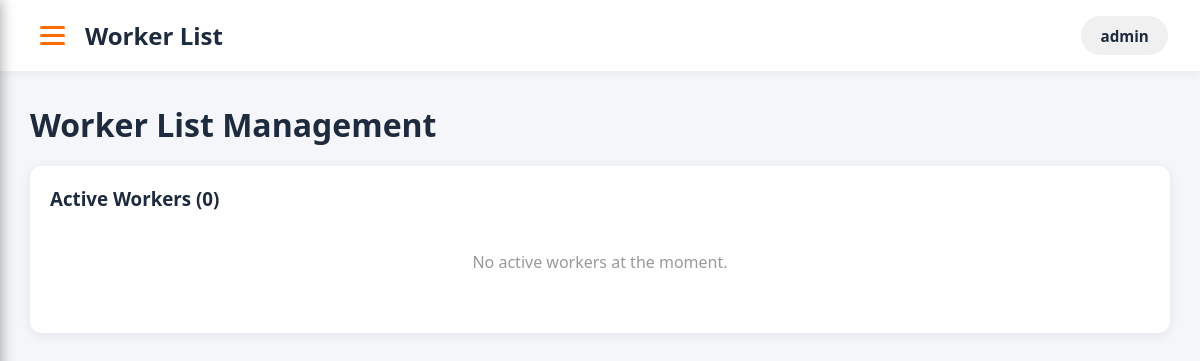
Before: /admin/worker_list.php (signed in) with the older database file.
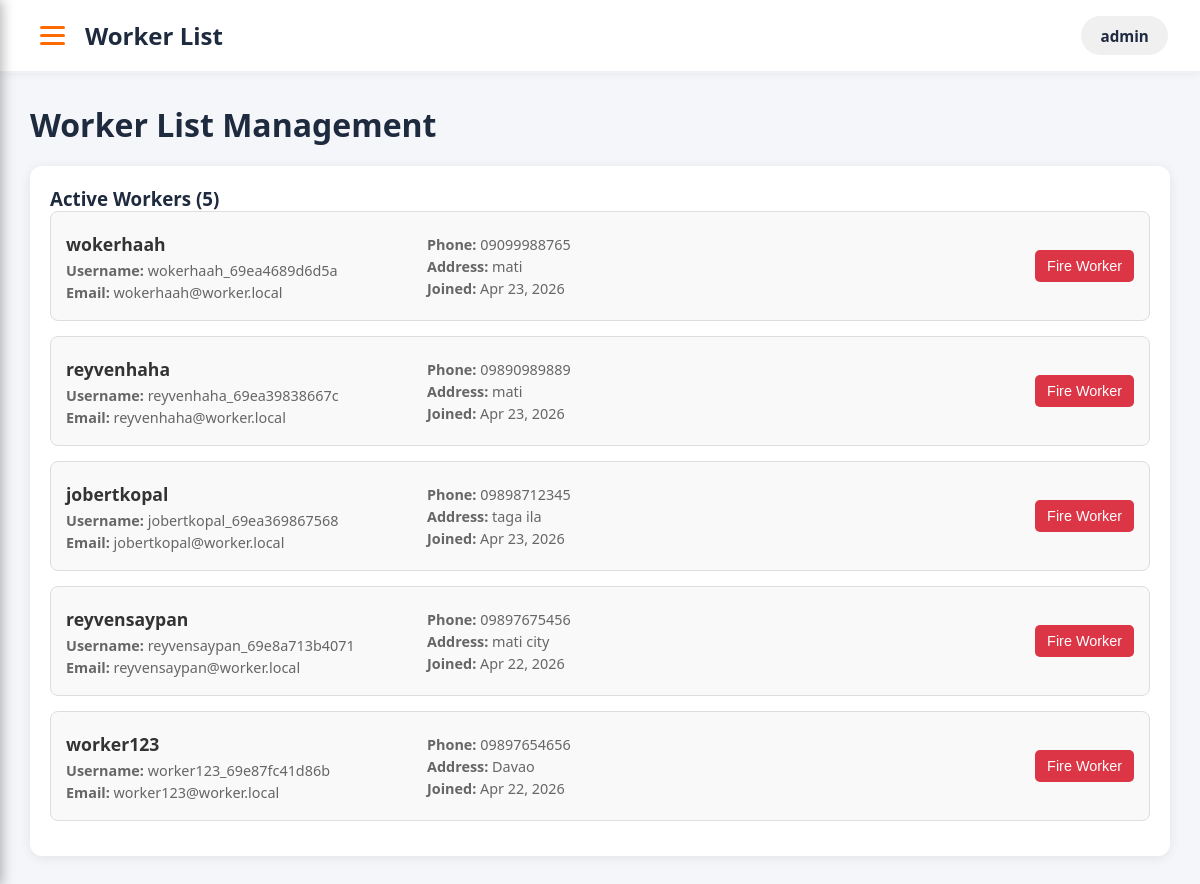
After: the same page with the newer database file.
### tables this page shows
CREATE TABLE `worker_applications` (
  `id` int(11) NOT NULL,
  `user_id` int(11) DEFAULT NULL,
  `full_name` varchar(100) NOT NULL,
  `phone` varchar(20) NOT NULL,
  `address` text NOT NULL,
  `experience` varchar(50) DEFAULT NULL,
  `proof_file` varchar(255) DEFAULT NULL,
  `meeting_date` date DEFAULT NULL,
  `status` enum('pending','approved','rejected') DEFAULT 'pending',
  `created_at` timestamp NOT NULL DEFAULT current_timestamp()
);

CREATE TABLE `users` (
  `id` int(11) NOT NULL,
  `username` varchar(50) NOT NULL,
  `password` varchar(255) NOT NULL,
  `full_name` varchar(100) NOT NULL,
  `email` varchar(100) DEFAULT NULL,
  `phone` varchar(20) DEFAULT NULL,
  `role` enum('admin','worker','customer') DEFAULT 'customer',
  `created_at` timestamp NOT NULL DEFAULT current_timestamp()
);

### admin/worker_list.php (the view, shortened to what this page needs)
<?php
require_once '../config/database.php';
$stmt = $pdo->query("
    SELECT u.id, u.username, u.full_name, u.email, u.phone, u.created_at,
           wa.address, wa.phone as app_phone
    FROM users u
    LEFT JOIN worker_applications wa ON u.id = wa.user_id
    WHERE u.role = 'worker'
    ORDER BY u.created_at DESC
");
$workers = $stmt->fetchAll();
?>
<!DOCTYPE html>
<html lang="en">
<head>
    <link rel="stylesheet" href="../assets/css/style.css">
    <link rel="stylesheet" href="../assets/css/sidebar.css">
    <link rel="stylesheet" href="../assets/css/admin.css">
</head>
<body>
<header>
    <div class="custom-header">
        <div class="header-left">
            <div class="hamburger-btn" onclick="toggleMenuAdmin()" title="Menu">
                <span></span>
                <span></span>
                <span></span>
            </div>
            <h2> Worker List</h2>
        </div>
        <div class="header-right">
            <div class="user-section">
                <span class="username">
                    <?= htmlspecialchars($_SESSION['username'] ?? 'Admin'); ?>
                </span>
            </div>
        </div>
    </div>
</header>
<div class="dashboard">
    <div class="main">
        <h1> Worker List Management</h1>
        <div class="panel">
            <h3>Active Workers (<?= count($workers) ?>)</h3>
            <?php if (empty($workers)): ?>
                <p class="no-workers">No active workers at the moment.</p>
            <?php else: ?>
                <?php foreach ($workers as $worker): ?>
                    <div class="worker-card">
                        <div class="worker-info">
                            <h4><?= htmlspecialchars($worker['full_name']) ?></h4>
                            <p><strong>Username:</strong> <?= htmlspecialchars($worker['username']) ?></p>
                            <p><strong>Email:</strong> <?= htmlspecialchars($worker['email'] ?? 'N/A') ?></p>
                        </div>
                        <div class="worker-info">
                            <p><strong>Phone:</strong> <?= htmlspecialchars($worker['phone'] ?? 'N/A') ?></p>
                            <p><strong>Address:</strong> <?= htmlspecialchars($worker['address'] ?? 'N/A') ?></p>
                            <p><strong>Joined:</strong> <?= date('M d, Y', strtotime($worker['created_at'])) ?></p>
                        </div>
                        <div class="action-buttons">
                            <form method="POST" style="display:inline;" onsubmit="return confirmFire('<?= htmlspecialchars($worker['full_name']) ?>')">
                                <button type="submit" class="btn-fire"> Fire Worker</button>
                            </form>
                        </div>
                    </div>
                <?php endforeach; ?>
            <?php endif; ?>
        </div>
    </div>
</div>
</body>
</html>

Changed rows visible on the page:
added worker_applications: user.full_name "wokerhaah", user.username "wokerhaah_69ea4689d6d5a", user.email "wokerhaah@worker.local", user.phone "09099988765", address "mati", user.created_at "Apr 23, 2026"
added worker_applications: user.full_name "reyvenhaha", user.username "reyvenhaha_69ea39838667c", user.email "reyvenhaha@worker.local", user.phone "09890989889", address "mati", user.created_at "Apr 23, 2026"
added worker_applications: user.full_name "jobertkopal", user.username "jobertkopal_69ea369867568", user.email "jobertkopal@worker.local", user.phone "09898712345", address "taga ila", user.created_at "Apr 23, 2026"
added worker_applications: user.full_name "reyvensaypan", user.username "reyvensaypan_69e8a713b4071", user.email "reyvensaypan@worker.local", user.phone "09897675456", address "mati city", user.created_at "Apr 22, 2026"
added worker_applications: user.full_name "worker123", user.username "worker123_69e87fc41d86b", user.email "worker123@worker.local", user.phone "09897654656", address "Davao", user.created_at "Apr 22, 2026"
Other visible differences:
count($workers): "0" → "5"
text no longer shown: "No active workers at the moment."
